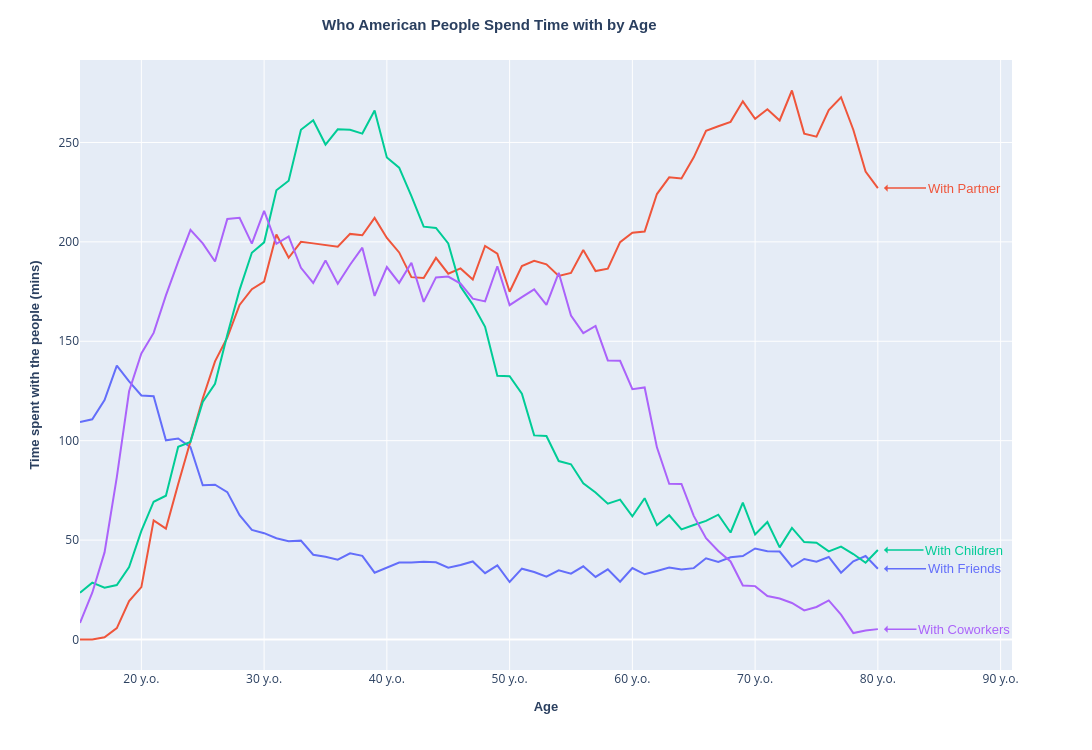

Source (notebook cell):
### Code cell
# Plotly line plot with ANIMATION FRAME
ppl_grp = ['Friends','Partner','Families','Children','Coworkers']
df2 = df1_long[df1_long['People type'].isin(ppl_grp)]

LinePlot_TimevsAge(df2, 'Year', 'Time_mins', 'People type')

### Figure 1 — Plotly figure (JSON) as saved in the notebook; plotly's stock layout.template omitted (floating-point values rounded to 4 significant figures)
{"data": [{"hovertemplate": "<b>With Friends:</b> %{y:.2f} mins<extra></extra>", "legendgroup": "Friends", "line": {"color": "#636EFA", "dash": "solid"}, "marker": {"symbol": "circle"}, "mode": "lines", "name": "Friends", "orientation": "v", "showlegend": true, "x": [15, 16, 17, 18, 19, 20, 21, 22, 23, 24, 25, 26, 27, 28, 29, 30, 31, 32, 33, 34, 35, 36, 37, 38, 39, 40, 41, 42, 43, 44, 45, 46, 47, 48, 49, 50, 51, 52, 53, 54, 55, 56, 57, 58, 59, 60, 61, 62, 63, 64, 65, 66, 67, 68, 69, 70, 71, 72, 73, 74, 75, 76, 77, 78, 79, 80], "xaxis": "x", "y": [109.4, 110.7, 120.4, 137.8, 129.9, 122.7, 122.4, 100.2, 101.1, 96.79, 77.54, 77.86, 74.14, 62.49, 55.08, 53.48, 50.93, 49.46, 49.73, 42.65, 41.66, 40.12, 43.36, 42.1, 33.61, 36.2, 38.73, 38.7, 39.11, 38.86, 36.09, 37.46, 39.24, 33.36, 37.32, 28.92, 35.63, 33.96, 31.59, 34.84, 33.08, 36.82, 31.48, 35.28, 29.07, 35.95, 32.81, 34.45, 36.15, 35.18, 35.9, 40.83, 38.98, 41.38, 42.0, 45.8, 44.43, 44.23, 36.59, 40.51, 39.08, 41.5, 33.6, 39.3, 41.98, 35.59], "yaxis": "y", "type": "scatter"}, {"hovertemplate": "<b>With Partner:</b> %{y:.2f} mins<extra></extra>", "legendgroup": "Partner", "line": {"color": "#EF553B", "dash": "solid"}, "marker": {"symbol": "circle"}, "mode": "lines", "name": "Partner", "orientation": "v", "showlegend": true, "x": [15, 16, 17, 18, 19, 20, 21, 22, 23, 24, 25, 26, 27, 28, 29, 30, 31, 32, 33, 34, 35, 36, 37, 38, 39, 40, 41, 42, 43, 44, 45, 46, 47, 48, 49, 50, 51, 52, 53, 54, 55, 56, 57, 58, 59, 60, 61, 62, 63, 64, 65, 66, 67, 68, 69, 70, 71, 72, 73, 74, 75, 76, 77, 78, 79, 80], "xaxis": "x", "y": [0, 0.03069, 1.123, 5.697, 19.34, 26.35, 59.9, 55.77, 78.19, 99.44, 121.3, 139.9, 151.9, 168.2, 176.2, 180.0, 203.7, 192.0, 200.0, 199.2, 198.3, 197.6, 204.0, 203.3, 212.1, 201.9, 194.7, 182.3, 181.8, 191.9, 184.0, 186.7, 181.1, 198.0, 194.1, 174.9, 187.8, 190.5, 188.7, 182.9, 184.4, 195.9, 185.3, 186.5, 199.9, 204.6, 205.2, 224.1, 232.4, 231.8, 242.5, 255.9, 258.1, 260.4, 270.7, 261.9, 266.7, 261.1, 276.1, 254.4, 252.9, 266.2, 272.7, 256.4, 235.4, 227.0], "yaxis": "y", "type": "scatter"}, {"hovertemplate": "<b>With Children:</b> %{y:.2f} mins<extra></extra>", "legendgroup": "Children", "line": {"color": "#00CC96", "dash": "solid"}, "marker": {"symbol": "circle"}, "mode": "lines", "name": "Children", "orientation": "v", "showlegend": true, "x": [15, 16, 17, 18, 19, 20, 21, 22, 23, 24, 25, 26, 27, 28, 29, 30, 31, 32, 33, 34, 35, 36, 37, 38, 39, 40, 41, 42, 43, 44, 45, 46, 47, 48, 49, 50, 51, 52, 53, 54, 55, 56, 57, 58, 59, 60, 61, 62, 63, 64, 65, 66, 67, 68, 69, 70, 71, 72, 73, 74, 75, 76, 77, 78, 79, 80], "xaxis": "x", "y": [23.46, 28.61, 26.09, 27.39, 36.45, 54.63, 69.29, 72.3, 96.94, 99.39, 119.5, 128.6, 153.3, 175.8, 194.5, 199.8, 225.9, 230.7, 256.4, 261.2, 248.9, 256.6, 256.4, 254.5, 266.1, 242.4, 237.3, 223.0, 207.7, 207.0, 199.2, 177.5, 168.4, 157.3, 132.7, 132.4, 123.7, 102.7, 102.4, 89.76, 88.13, 78.61, 73.9, 68.31, 70.33, 61.93, 71.08, 57.48, 62.51, 55.41, 57.59, 59.68, 62.77, 53.82, 68.85, 52.78, 59.07, 46.34, 56.12, 48.99, 48.64, 44.34, 46.72, 42.99, 38.61, 45.01], "yaxis": "y", "type": "scatter"}, {"hovertemplate": "<b>With Coworkers:</b> %{y:.2f} mins<extra></extra>", "legendgroup": "Coworkers", "line": {"color": "#AB63FA", "dash": "solid"}, "marker": {"symbol": "circle"}, "mode": "lines", "name": "Coworkers", "orientation": "v", "showlegend": true, "x": [15, 16, 17, 18, 19, 20, 21, 22, 23, 24, 25, 26, 27, 28, 29, 30, 31, 32, 33, 34, 35, 36, 37, 38, 39, 40, 41, 42, 43, 44, 45, 46, 47, 48, 49, 50, 51, 52, 53, 54, 55, 56, 57, 58, 59, 60, 61, 62, 63, 64, 65, 66, 67, 68, 69, 70, 71, 72, 73, 74, 75, 76, 77, 78, 79, 80], "xaxis": "x", "y": [8.342, 23.53, 43.81, 81.63, 124.9, 143.9, 154.2, 173.0, 190.1, 206.1, 199.2, 190.1, 211.5, 212.1, 199.1, 215.6, 199.1, 202.8, 187.0, 179.4, 190.7, 178.9, 188.5, 197.1, 172.8, 187.3, 179.4, 189.5, 169.8, 182.1, 182.5, 179.0, 171.4, 170.1, 187.7, 168.2, 172.2, 176.1, 168.3, 184.4, 162.9, 154.1, 157.7, 140.4, 140.2, 125.9, 126.8, 96.65, 78.32, 78.25, 62.19, 50.92, 44.56, 39.27, 27.19, 26.85, 21.89, 20.65, 18.39, 14.61, 16.37, 19.66, 12.48, 3.249, 4.533, 5.215], "yaxis": "y", "type": "scatter"}], "layout": {"xaxis": {"anchor": "y", "domain": [0, 1], "title": {"text": "<b>Age</b>", "font": {"size": 13, "family": "Arial"}}, "ticksuffix": " y.o."}, "yaxis": {"anchor": "x", "domain": [0, 1], "title": {"text": "<b>Time spent with the people (mins)</b>", "font": {"size": 13, "family": "Arial"}}}, "legend": {"title": {"text": "People type"}, "tracegroupgap": 0}, "margin": {"t": 60}, "title": {"font": {"size": 15, "family": "Arial"}, "text": "<b>Who American People Spend Time with by Age </b>", "x": 0.45}, "width": 1100, "height": 750, "hovermode": "x unified", "showlegend": false, "annotations": [{"align": "left", "arrowcolor": "#636EFA", "arrowhead": 1, "arrowsize": 0.8, "arrowwidth": 1.5, "ax": 80, "ay": 0, "font": {"color": "#636EFA", "family": "Arial", "size": 13}, "showarrow": true, "text": "With Friends", "x": 80.5, "y": 35.59, "yanchor": "auto"}, {"align": "left", "arrowcolor": "#EF553B", "arrowhead": 1, "arrowsize": 0.8, "arrowwidth": 1.5, "ax": 80, "ay": 0, "font": {"color": "#EF553B", "family": "Arial", "size": 13}, "showarrow": true, "text": "With Partner", "x": 80.5, "y": 227.0, "yanchor": "auto"}, {"align": "left", "arrowcolor": "#00CC96", "arrowhead": 1, "arrowsize": 0.8, "arrowwidth": 1.5, "ax": 80, "ay": 0, "font": {"color": "#00CC96", "family": "Arial", "size": 13}, "showarrow": true, "text": "With Children", "x": 80.5, "y": 45.01, "yanchor": "auto"}, {"align": "left", "arrowcolor": "#AB63FA", "arrowhead": 1, "arrowsize": 0.8, "arrowwidth": 1.5, "ax": 80, "ay": 0, "font": {"color": "#AB63FA", "family": "Arial", "size": 13}, "showarrow": true, "text": "With Coworkers", "x": 80.5, "y": 5.215, "yanchor": "auto"}]}}
